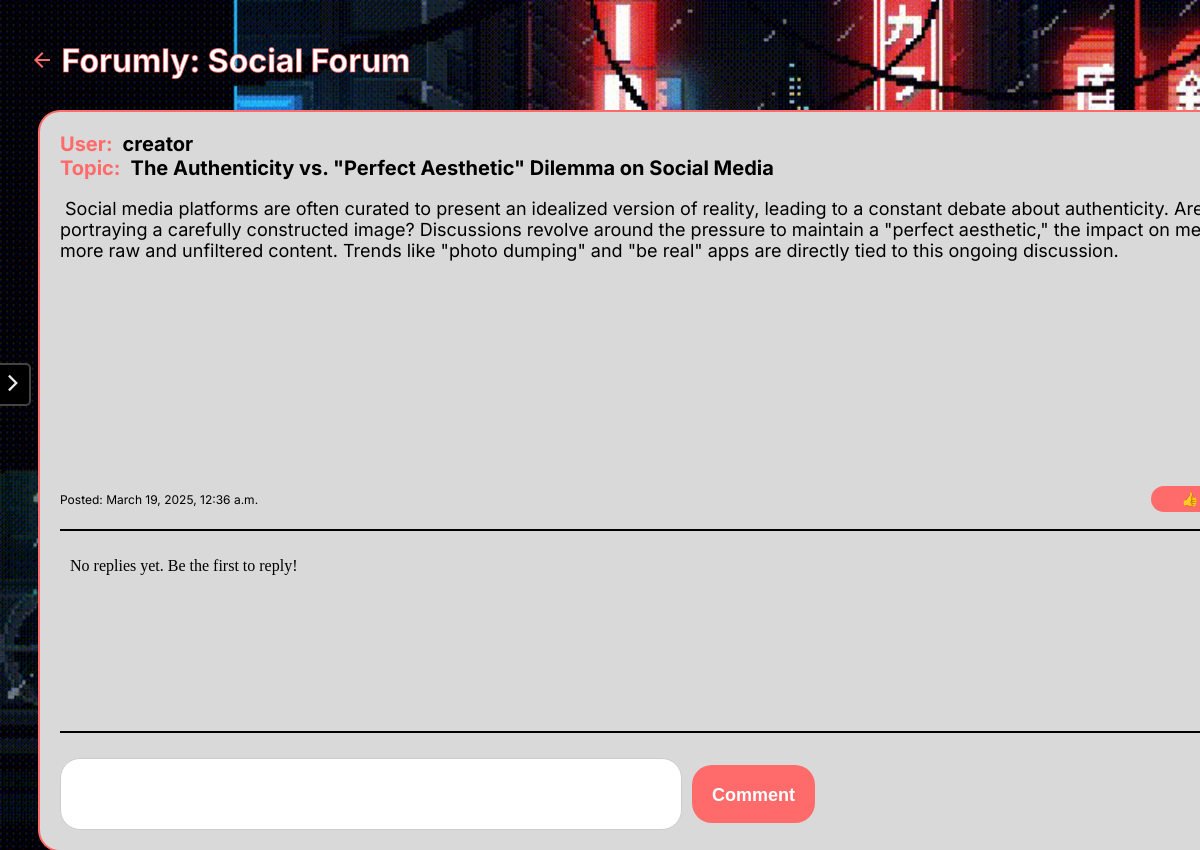
Page /thread/23/ (signed in) on the earlier database version.
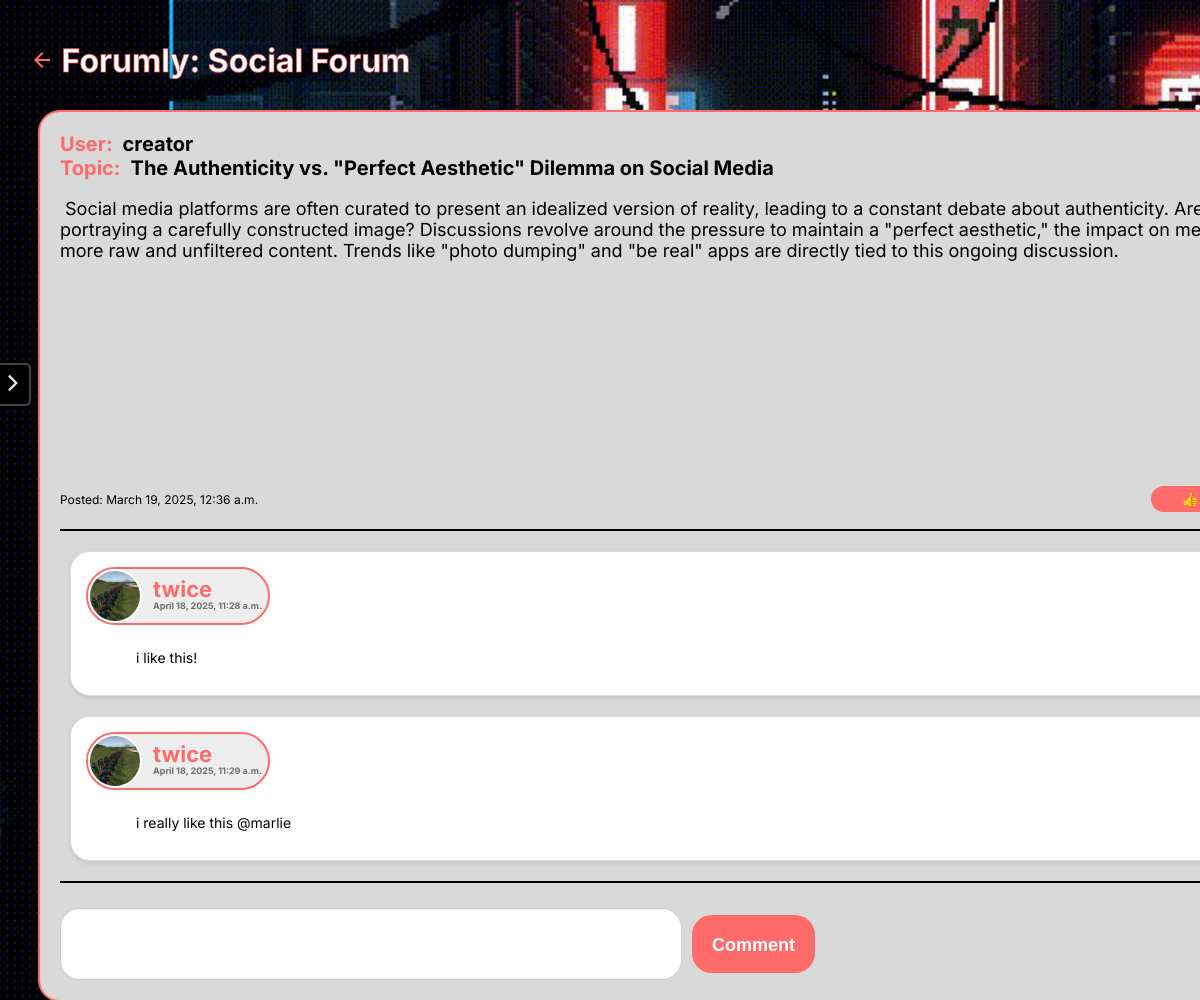
Same page on the later database version.
### app/models.py (models this page shows, shortened)
class ForumCategory(models.Model):
    name = models.CharField(max_length=255)

class ForumThread(models.Model):
    category = models.ForeignKey(ForumCategory, on_delete=models.CASCADE, related_name="threads")
    title = models.CharField(max_length=200)
    user = models.ForeignKey(User, on_delete=models.CASCADE)
    content = models.TextField()
    created_at = models.DateTimeField(auto_now_add=True)
    likes = models.ManyToManyField(User, related_name='like_threads', blank=True)
    dislikes = models.ManyToManyField(User, related_name='dislike_threads', blank=True)
    def total_likes(self):
        return self.likes.count()
    def total_dislikes(self):
        return self.dislikes.count()

class ForumReply(models.Model):
    thread = models.ForeignKey(ForumThread, on_delete=models.CASCADE, related_name="replies")
    user = models.ForeignKey(User, on_delete=models.CASCADE)
    content = models.TextField()
    created_at = models.DateTimeField(auto_now_add=True)
    category = models.CharField(max_length=200)
    sentiment_score = models.FloatField(default=0)

class UserProfile(models.Model):
    user = models.OneToOneField(User, on_delete=models.CASCADE, related_name="profile")
    age = models.IntegerField(null=True, blank=True)
    interests = models.JSONField(default=list, null=True, blank=True)  # List of user interests
    historical_preferences = models.JSONField(default=list, null=True, blank=True)  # Previous topic preferences
    profile_picture = models.ImageField(upload_to="profile_pictures/", null=True, blank=True)
    category_comment_count = models.JSONField(default=dict)
    category_like_count = models.JSONField(default=dict)
    category_dislike_count = models.JSONField(default=dict)
    admin = models.BooleanField(default=False)

### app/views.py (the view)
# urls.py: path('thread/<int:pk>/', views.ForumThreadDetailView.as_view(), name='forum_thread_detail'),
@method_decorator(login_required, name='dispatch')
class ForumThreadDetailView(DetailView):
    model = ForumThread
    template_name = 'forum_thread_detail.html'
    context_object_name = 'thread'
    def get(self, request, *args, **kwargs):
        response = super().get(request, *args, **kwargs)
        thread = self.get_object()
        RecommendedTopicHistory.objects.filter(
            user=request.user,
            forum_thread=thread
        ).update(viewed=True)
        return response
    def get_context_data(self, **kwargs):
        context = super().get_context_data(**kwargs)
        thread = self.object
        context['replies'] = self.object.replies.select_related('user').all()
        context['category'] = self.object.category
        context['user_has_liked'] = thread.likes.filter(id=self.request.user.id).exists()
        context['user_has_disliked'] = thread.dislikes.filter(id=self.request.user.id).exists()
        next_thread = ForumThread.objects.filter(
            category=thread.category,
            id__gt=thread.id
        ).order_by('id').first()
        context['next_thread'] = next_thread
        return context

### app/context_processors.py (called while the page is built)
def user_profile_context(request):
    if request.user.is_authenticated:
        profile = UserProfile.objects.filter(user=request.user).first()
        return {
            "username": request.user.username,
            "profile_picture": profile.profile_picture.url if profile and profile.profile_picture else None,
        }
    return {}

def forum_categories(request):
    categories = ForumCategory.objects.all()
    return {'categories': categories}

### app/templatetags/custom_filters.py (called while the page is built)
@register.filter
def truncate_username(value, length=7):
    if len(value) > length:
        return value[:length] + ".."
    return value

### app/templates/forum_thread_detail.html (shortened to what this page needs)
{% load static %}
<!DOCTYPE html>
<html lang="en">
<head>
    <link rel="stylesheet" href="{% static 'styles/thread_detail.css' %}">
    {% include "partials/sidebar.html" %}
</head>
<body>
    <div class='post-btn'>
        <div class='forum-title'>
            <a href="{% url 'forum_threads' category.id %}">
                <h1>
                    <svg xmlns="http://www.w3.org/2000/svg" height="24px" viewBox="0 -960 960 960" width="24px" fill="#D16D6A"><path d="m313-440 224 224-57 56-320-320 320-320 57 56-224 224h487v80H313Z"/></svg>
                Forumly: {{ category.name }} Forum</h1>
            </a>
        </div>
        </div>
    <div class="forum-container">
        <div class="thread-content">
            <p class="thread-description">User:</p>
            <p class="thread-info">{{ thread.user.username }}</p>
        </div>
        <div class="thread-content">
            <p class="thread-description">Topic:</p>
            <p class="thread-info">{{ thread.title }}</p>
        </div>
        <div class="content">
            <p>{{ thread.content | linebreaksbr }}</p>
        </div>
        <div class="thread-footer">
            <p class="thread-date">Posted: {{ thread.created_at }}</p>
            <form>
                <div>
                    <button type="button" class="like-btn" data-thread-id="{{ thread.id }}">
                        👍 Like | <span id="like-count">{{ thread.total_likes }}</span>
                    </button>
                </div>
            </form>
        </div>
        <div class="replies-container">
            <ul>
                {% for reply in replies %}
                    <div class="reply-item">
                        <div class="reply-user-info">
                            <img src="{{ reply.user.profile.profile_picture.url }}" alt="Profile Picture" class="profile-pic">
                            <div class="user-info-reply">
                                <span class="user-name">{{ reply.user.username }}</span>
                                <span class="reply-date">{{ reply.created_at }}</span>
                            </div>
                        </div>
                        <p class="reply-content">{{ reply.content | linebreaksbr}}</p>
                    </div>
                {% empty %}
                    <p>No replies yet. Be the first to reply!</p>
                {% endfor %}
            </ul>
        </div>
        <div class="replies-form">
            <form id="replyForm" method="post" action="{% url 'forum_reply_create' thread.id %}">
                <div id="replyContent" contenteditable="true" class="reply-input" placeholder="Comment..." oninput="checkInput()"></div>
            </form>
            <button type="submit" id="replyButton" onclick="submitForm()" disabled>Comment</button>
        </div>
    </div>
</body>
</html>

### app/templates/partials/sidebar.html (shortened to what this page needs)
{% load static %}
{% load custom_filters %}
<!DOCTYPE html>
<html lang="en">
<head>
    <link rel="stylesheet" href="{% static 'styles/sidebar.css' %}">
</head>
<body>
<div class="sidebar-container {% if is_open %}open{% endif %}">
    <div class="sidebar {% if is_open %}open{% endif %}">
        <button class="close-btn" id="toggleSidebarBtn" onclick="toggleSidebar()">
            <svg xmlns="http://www.w3.org/2000/svg" height="20px" viewBox="0 -960 700 960" width="20px" fill="#e8eaed">
                <path id="toggleIcon" d="{% if is_open %}M391.65-88.35 0-480l391.65-391.65L467.3-796l-316 316 316 316-75.65 75.65Z{% else %}M288-88.35 212.35-164l316-316-316-316L288-871.65 679.65-480 288-88.35Z{% endif %}"/>
            </svg>
        </button>
    </div>
</div>
</body>
</html>

### static/styles/thread_detail.css (style rules this page uses)
html, body { height: 100%; margin: 0; padding: 0; overflow: hidden; overflow-y: auto; width: 100vw; }
body { background-image: url('/static/assets/BG1.gif'); background-size: cover; background-position: center; background-repeat: no-repeat; background-attachment: fixed; }
.forum-container { border-radius: 20px; text-align: center; margin-left: 40px; margin-top: 10px; width: 1400px; max-height: 120vh; overflow: hidden; background-color: #d9d9d9; box-shadow: 0 0 0 2px #FF6B6B; display: flex; flex-direction: column; padding: 20px; }
.post-btn { display: flex; justify-content: space-between; align-items: center; width: 1400px; margin-left: 60px; margin-top: 20px; }
.forum-title { text-align: left; display: flex; align-items: center; gap: 10x; }
.forum-title svg { margin-left: -30px; fill: #FF6B6B; }
.forum-title h1 { font-family: 'Inter'; font-weight: bold; color: white; -webkit-text-stroke: 1px rgba(250, 82, 82, 0.7); text-emphasis: none; }
.forum-title a { text-decoration: none; color: inherit; }
.thread-content { display: flex; gap: 10px; flex-wrap: wrap; font-family: 'Inter'; }
.thread-content p { margin: 0; }
.thread-description { font-weight: bold; color: #FF6B6B; font-size: 20px; }
.thread-info { color: black; font-weight: bold; font-size: 20px; }
.content { font-family: 'Inter'; font-size: 18px; text-align: left; overflow-y: auto; height: auto; min-height: 300px; max-height: 800px; }
.content p { white-space: pre-wrap; }
.thread-footer { display: flex; justify-content: space-between; align-items: center; width: 100%; margin-bottom: 10px; }
.thread-footer form { padding: 5px 30px; border: none; margin-left: 800px; }
.thread-date { font-family: 'Inter'; font-size: 12px; }
.like-btn { border-radius: 20px; background-color: #FF6B6B; padding: 5px 30px; border: none; text-decoration: none; color: white; font-weight: bold; font-size: 14px; }
.reply-input { min-height: 50px; max-height: 150px; overflow-y: auto; padding: 10px; border: 1px solid #ccc; border-radius: 5px; width: 600px; border-radius: 20px; background-color: white; outline: none; white-space: pre-wrap; text-align: left; }
.replies-container { flex-grow: 1; overflow-y: auto; max-height: 100%; padding: 10px; border-top: 2px solid black; border-bottom: 2px solid black; margin-bottom: 10px; height: auto; min-height:180px; max-height: 700px; }
.replies-container ul { width: 100%; display: flex; flex-direction: column; align-items:flex-start; padding: 0; margin: 0; }
.replies-form { margin-top: 15px; font-family: 'Inter', sans-serif; display: flex; align-items: center; gap: 10px; width: 100%; }
.replies-form button { height: 58px; padding: 20px; width: auto; background-color: #FF6B6B; color: white; border: none; border-radius: 20px; font-size: 18px; font-weight: bold; cursor: pointer; transition: background-color 0.3s, transform 0.2s; }
.reply-item { display: flex; flex-direction: column; align-items: flex-start; gap: 10px; margin: 10px 0; padding: 15px; border-radius: 20px; background-color: white; box-shadow: 0px 2px 4px rgba(0, 0, 0, 0.1); border: 1px solid #ddd; width: 95%; }
.reply-user-info { display: flex; align-items: center; gap: 1px; background-color: rgb(238, 238, 238); border-radius: 50px; min-width: 180px; max-width: auto; border: 2px solid #FF6B6B; }
.user-info-reply { display: flex; flex-direction: column; background-color: transparent; border-radius: 0; padding: 0; }
.user-name { font-weight: bold; font-size: 22px; text-align: left; margin-top: -5px; margin-left: 10px; font-family: 'Inter'; font-weight: bolder; color: #FF6B6B; }
.reply-date { font-size: 9px; color: rgb(110, 110, 110); margin-top: -2px; margin-left: 10px; text-align: center; font-family: 'Inter'; font-weight: bolder; }
.profile-pic { width: 40px; height: 40px; border-radius: 20px; object-fit: cover; }
.user-name { font-weight: bold; }
.reply-content { margin-left: 50px; font-size: 14px; font-family: 'Inter'; text-align: left; }

Differences in the rows shown:
added ForumReply: user.profile.profile_picture (picture), user.username "twice", created_at "April 18, 2025, 11:28 a.m.", content "i like this!"
added ForumReply: user.profile.profile_picture (picture), user.username "twice", created_at "April 18, 2025, 11:29 a.m.", content "i really like this @marlie"
Other differences:
text no longer shown: "No replies yet. Be the first to reply!"
